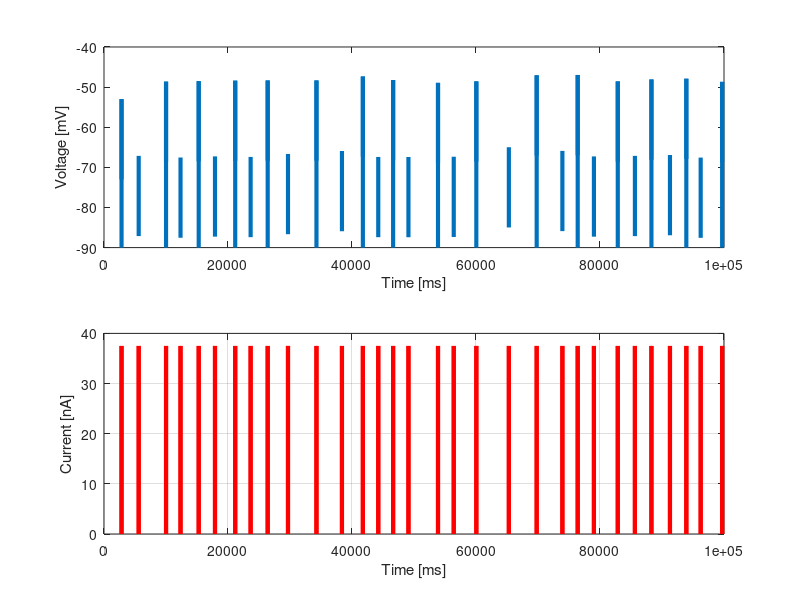

Recreate this plot in MATLAB.
clear all;
close all;
sim_time = 100; %s
dt = 0.0002;
T = 0:dt:sim_time; % 1 second simulation
Vm = zeros(sim_time/dt + 1, 1);
E_L = -73; %mV
Vm(1) = E_L; %mV
g_L = 0.025; %uS
C = 0.375; %nF
V_th = -53; %mV
V_R = -90;

s = zeros(sim_time/dt + 1, 1);

% Generate n random integers follow Poisson with parameter (==mean) lambda
lambda=10;
t = 0;
c = 0
while t < sim_time,
    t = t -log(rand(1,1)/lambda);
    if t < sim_time,
        s(floor(t/dt)) = 37.5;
        c = c + 1;
    end
end

 for t=1:length(T)-1,
     if Vm(t) >= V_th,

         Vm(t+1) = V_R;

     else,

       Vm(t+1) = Vm(t) + dt * (g_L*(E_L-Vm(t)) + s(t)*1000)/C;
     end;

 end;

 T = T*1000;

 subplot(2,1,1);
 plot(T,Vm,'LineWidth', 3.0);

 xlabel('Time [ms]');

 ylabel('Voltage [mV]');

 subplot(2,1,2)
 plot(T, s, 'r', 'LineWidth', 3.0);

 xlabel('Time [ms]');

 ylabel('Current [nA]');

 grid on;


 % Parameters from https://www.cns.nyu.edu/~david/handouts/integrate-and-fire.pdf
